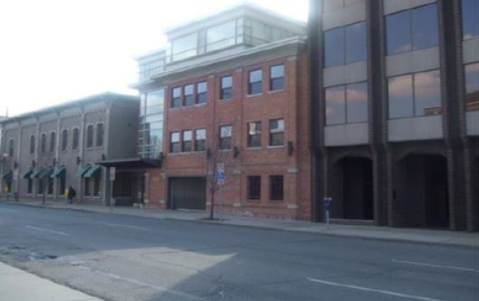
//> input picture test_imgs/low_entropy.bmp, 479 x 301 px
$ ./test_lz   (built with g++ and OpenCV 4)
//> lines starting //> are read from the running program, lines starting //| are printed output that depends on the picture
### lossless/lempel_ziv.hpp
#pragma once

#include <opencv2/opencv.hpp>

#include <fstream>
#include <array>
#include <string>

#define MAX_LZ_DICT_SZ 512
#define NUM_SINGLE_SYMBOLS 256
#define CODE_BITS 9

struct TrieNode {
    std::array<std::unique_ptr<TrieNode>, NUM_SINGLE_SYMBOLS> children;
    int end_of_symbol = -1;
    // whether the current trie node represents the end of a symbol in the encoding string;
    // if it does not, this field is -1, else the code of the symbol set that ends in this node.
};

class Trie {
    std::unique_ptr<TrieNode> root;
    int last_idx = NUM_SINGLE_SYMBOLS - 1;
    public:
        Trie() {
            root = std::make_unique<TrieNode>();
        }

        TrieNode* getRoot() {return root.get();}
        void insert(const cv::Mat& A, int start_idx, int end_idx);
        void insert(const int i);
        bool search(const cv::Mat& A, int start_idx, int end_idx);
        bool startsWith(const cv::Mat& A, int start_idx, int end_idx);
        int size() const { return last_idx + 1; }
};

void lz_encode(const cv::Mat& A, const std::string& fileName);
cv::Mat lz_decode(int rows,
                    int cols,
                    int channels,
                    int depth,
                    const std::string& inFile);

### metrics.hpp
#pragma once

#include <opencv2/opencv.hpp>

#include <string>
#include <sstream>
#include <stdexcept>

namespace metrics {
    double MSE(cv::Mat& x, cv::Mat& y);
    double SNR(cv::Mat& x, cv::Mat& y);
    double PSNR(cv::Mat& x, cv::Mat& y);
}

### lossless/lempel_ziv.cpp
#include "lempel_ziv.hpp"

void Trie::insert(const cv::Mat& A, int start_idx, int end_idx) {
    // Treat the matrix as a 1D array while traversing it
    TrieNode* current = root.get();

    for (int i = start_idx; i <= end_idx; i++) {
        int idx = A.data[i];
        if (!current->children[idx]) {
            current->children[idx] = std::make_unique<TrieNode>();
        }
        current = current->children[idx].get();
    }

    current->end_of_symbol = ++last_idx;
}

void Trie::insert(const int i){
    root->children[i] = std::make_unique<TrieNode>();
    root->children[i]->end_of_symbol = i;
}

// [22 lines left out: functions search, startsWith, not called in this run]

void lz_encode(const cv::Mat& A, const std::string& fileName) {
    /*
    Lempel-Ziv encoding is a form of lossless encoding which
    1. assigns a fixed length codeword to a variable length of symbols.
    2. Unlike Huffman coding and arithmetic coding, does not require a priori
    knowledge of the probabilities of the source symbols.

    The dictionary that we will maintain is implemented in the form of a trie.
    */

    std::ofstream output(fileName, std::ios::binary);
    if (!output.is_open()) {
        throw std::ios_base::failure("Could not open output file");
    }

    if (!A.isContinuous() || A.depth() != CV_8U) {
        throw std::runtime_error("Only continuous CV_8U Mat supported");
    }

    const int total = A.total() * A.channels();
    uchar* data = A.data;

    uint8_t buffer = 0;
    int bit_count = 0;

    auto write_bit = [&](int bit) {
        buffer = (buffer << 1) | bit;
        if (++bit_count == 8) {
            output.put(buffer);
            buffer = 0;
            bit_count = 0;
        }
    };

    auto write_code = [&](int code) {
        for (int i = CODE_BITS - 1; i >= 0; --i)
            write_bit((code >> i) & 1);
    };

    Trie trie;

    for (int i = 0; i < 256; i++) {
        trie.insert(i);
    }

    int idx = 0;

    while (idx < total) {
        TrieNode* current = trie.getRoot();
        int last_code = -1;
        int start = idx;

        while (idx < total && current->children[data[idx]]) {
            current = current->children[data[idx]].get();
            last_code = current->end_of_symbol;
            idx++;
        }

        write_code(last_code);
        if (idx < total) {
            if (trie.size() < (1 << CODE_BITS)) {
                trie.insert(A, start, idx);
            }
        }
    }

    if (bit_count > 0) {
        buffer <<= (8 - bit_count);
        output.put(buffer);
    }

    output.close();
}

cv::Mat lz_decode(int rows,
                  int cols,
                  int channels,
                  int depth,
                  const std::string& inFile) {
    std::ifstream input(inFile, std::ios::binary);
    if (!input.is_open()) {
        throw std::ios_base::failure("Could not open file");
    }

    uint8_t buffer = 0;
    int bits_left = 0;

    auto read_bit = [&]() -> int {
        if (bits_left == 0) {
            int c = input.get();
            if (c == std::char_traits<char>::eof()) return -1;
            buffer    = static_cast<uint8_t>(c);
            bits_left = 8;
        }
        return (buffer >> --bits_left) & 1;
    };

    auto read_code = [&]() -> int {
        int code = 0;
        for (int i = 0; i < CODE_BITS; ++i) {
            int bit = read_bit();
            if (bit < 0) return -1;
            code = (code << 1) | bit;
        }
        return code;
    };


    std::vector<std::vector<uchar>> dict;
    dict.reserve(1 << CODE_BITS);
    for (int i = 0; i < 256; ++i)
        dict.push_back({static_cast<uchar>(i)});

    const size_t total = static_cast<size_t>(rows) * cols * channels;
    std::vector<uchar> output_data;
    output_data.reserve(total);

    int code = read_code();
    if (code < 0 || code >= static_cast<int>(dict.size()))
        return cv::Mat::zeros(rows, cols, CV_MAKETYPE(depth, channels));

    std::vector<uchar> prev = dict[code];
    output_data.insert(output_data.end(), prev.begin(), prev.end());

    while (output_data.size() < total) {
        code = read_code();
        if (code < 0) break;

        std::vector<uchar> entry;

        if (code < static_cast<int>(dict.size())) {
            // Normal case: code already in dictionary
            entry = dict[code];

        } else if (code == static_cast<int>(dict.size())) {
            entry = prev;
            entry.push_back(prev[0]);

        } else {
            throw std::runtime_error("Corrupt LZW stream: unexpected code " +
                                     std::to_string(code));
        }

        for (uchar b : entry) {
            if (output_data.size() >= total) break;
            output_data.push_back(b);
        }

        if (static_cast<int>(dict.size()) < (1 << CODE_BITS)) {
            std::vector<uchar> new_entry = prev;
            new_entry.push_back(entry[0]);
            dict.push_back(std::move(new_entry));
        }

        prev = std::move(entry);
    }

    cv::Mat result(rows, cols, CV_MAKETYPE(depth, channels));
    std::memcpy(result.data,
                output_data.data(),
                std::min(output_data.size(), total));

    return result;
}

### metrics.cpp
#include "metrics.hpp"

double metrics::MSE(cv::Mat& x, cv::Mat& y){
    if(x.cols != y.cols || x.rows != y.rows){
        std::stringstream ss;
        ss << "The shapes of the input matrices do not match; the shapes are ("
        << x.rows << ", " << x.cols << ") and ("
        << y.rows << ", " << y.cols << ")";
        throw std::invalid_argument(ss.str());
    }

    cv::Mat x_float, y_float;
    x.convertTo(x_float, CV_64F);
    y.convertTo(y_float, CV_64F);

    cv::Mat diff;
    cv::absdiff(x_float, y_float, diff);
    diff = diff.mul(diff);

    cv::Scalar mean_val = cv::mean(diff);

    // Now sum over all the channels
    double mse = 0.0;
    for (int i = 0; i < diff.channels(); ++i) {
        mse += mean_val[i];
    }

    return mse;
}

double metrics::SNR(cv::Mat& x, cv::Mat& y){
    /*
    If we model SNR to be between a "ground truth" image and
    an "approximate reconstruction" image, then input y as the
    ground truth.
    */
    if(x.cols != y.cols || x.rows != y.rows){
        std::stringstream ss;
        ss << "The shapes of the input matrices do not match; the shapes are ("
        << x.rows << ", " << x.cols << ") and ("
        << y.rows << ", " << y.cols << ")";
        throw std::invalid_argument(ss.str());
    }

    cv::Mat x_float, y_float;
    x.convertTo(x_float, CV_64F);
    y.convertTo(y_float, CV_64F);

    // Calculate the error for the denominator
    cv::Mat diff;
    cv::absdiff(x_float, y_float, diff);
    diff = diff.mul(diff);

    cv::Scalar sq_err = cv::sum(diff);

    // Now sum over all the channels
    double denominator = 0.0;
    for (int i = 0; i < diff.channels(); ++i) {
        denominator += sq_err[i];
    }

    // Calculate the numerator
    y_float = y_float.mul(y_float);
    cv::Scalar sum_squares = cv::sum(y_float);

    double numerator = 0.0;
    for (int i = 0; i < y_float.channels(); ++i) {
        numerator += sum_squares[i];
    }

    return 20 * log10(numerator / denominator);
}

double metrics::PSNR(cv::Mat& x, cv::Mat& y){
    /*
    If we model SNR to be between a "ground truth" image and
    an "approximate reconstruction" image, then input y as the
    ground truth.
    */
    if(x.cols != y.cols || x.rows != y.rows){
        std::stringstream ss;
        ss << "The shapes of the input matrices do not match; the shapes are ("
        << x.rows << ", " << x.cols << ") and ("
        << y.rows << ", " << y.cols << ")";
        throw std::invalid_argument(ss.str());
    }

    cv::Mat x_float, y_float;
    x.convertTo(x_float, CV_64F);
    y.convertTo(y_float, CV_64F);

    // Calculate the error for the denominator
    cv::Mat diff;
    cv::absdiff(x_float, y_float, diff);
    diff = diff.mul(diff);

    cv::Scalar sq_err = cv::sum(diff);

    // Now sum over all the channels
    double denominator = 0.0;
    for (int i = 0; i < diff.channels(); ++i) {
        denominator += sq_err[i];
    }

    // I separated out these two values so that 255 * 255 * rows * cols does not get too large.
    return 40 * log10(255) + 20 * log10((double)(x_float.rows * x_float.cols) / denominator);
}

### tests/test_lz.cpp
#include <opencv2/opencv.hpp>
#include <iostream>
#include <filesystem>

#include "../metrics.hpp"
#include "../lossless/lempel_ziv.hpp"

int main() {
    cv::Mat img = cv::imread("../test_imgs/low_entropy.bmp", cv::IMREAD_COLOR);
//> img is the input picture: 301 rows x 479 cols, CV_8UC3; mean B, G, R 127.8, 117.6, 113.3
    if (img.empty()) {
        std::cerr << "Error: could not load image\n";
        return -1;
    }

    std::cout << "Width: " << img.cols
              << " Height: " << img.rows
              << " Channels: " << img.channels() << std::endl;
//| Width: 479 Height: 301 Channels: 3
    cv::imshow("Display", img);
    cv::waitKey(0);

    cv::Mat A = (cv::Mat_<uchar>(2, 4) <<
        32, 32, 34, 32,
        34, 32, 32, 33
    );

    lz_encode(img, "intermediate.txt");
//> the loop in lz_encode, `while (idx < total)` made 383561 passes
//> (start, idx) on passes 61 to 72: (722, 723), (723, 725), (725, 726), (726, 728), (728, 729), (729, 731), (731, 732), (732, 734), (734, 735), (735, 736), (736, 737), (737, 738)
//> (start, last_code, idx) on passes 2 to 7: (1, 256, 3), (3, 257, 6), (6, 258, 10), (10, 259, 15), (15, 260, 21), (21, 261, 28)
//> after the loop in lz_encode, `while (idx < total)`: idx = 432537
    cv::Mat out = lz_decode(img.rows, img.cols, img.channels(), img.depth(), "intermediate.txt");

    cv::imshow("Decoded", out);
    cv::waitKey(0);

    std::filesystem::path p{"../test_imgs/low_entropy.bmp"};
    // Returns file size in bytes as std::uintmax_t
    auto init_size = std::filesystem::file_size(p);
    std::cout << "Original file size: " << init_size << " bytes\n";

    std::filesystem::path q{"intermediate.txt"};
    auto fin_size = std::filesystem::file_size(q);
    std::cout << "Encoded file size: " << fin_size << " bytes\n";

    std::cout << "Total reduction = " << (init_size - fin_size) * 100 / init_size << "%\n";

    std::cout << "\nThe MSE of the original image with reference to the reconstructed is "
              << metrics::MSE(img, out);
//> in MSE, `cv::absdiff(x_float, y_float, diff);`: diff: 301 rows x 479 cols, CV_64FC3; every value is 0
//> in MSE, `cv::Scalar mean_val = cv::mean(diff);`: mean_val = Scalar(0)
//> after the loop in MSE, `for (int i = 0; i < diff.channels(); ++i)`: mse = 0
//| The MSE of the original image with reference to the reconstructed is 0
    std::cout << "\nThe SNR of the original image with reference to the reconstructed is "
              << metrics::SNR(img, out);
//> in SNR, `cv::Scalar sq_err = cv::sum(diff);`: sq_err = Scalar(0)
//> after the loop in SNR, `for (int i = 0; i < diff.channels(); ++i)`: denominator = 0
//> in SNR, `y_float = y_float.mul(y_float);`:
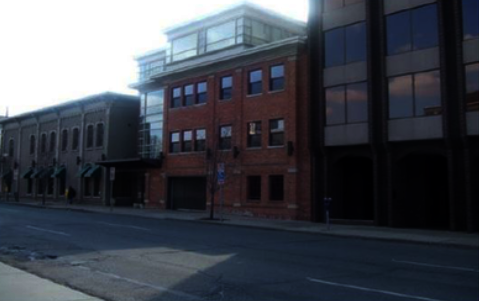
//> y_float: 301 rows x 479 cols, CV_64FC3; mean B, G, R 20392.7, 18177.9, 17108.6; drawn with min black and max white
//> in SNR, `cv::Scalar sum_squares = cv::sum(y_float);`: sum_squares = Scalar(2.94e+09, 2.62e+09, 2.47e+09)
//> the loop in SNR, `for (int i = 0; i < y_float.channels(); ++i)` made 3 passes
//> numerator on passes 1 to 3: 2.94e+09, 5.56e+09, 8.03e+09
//> after the loop in SNR, `for (int i = 0; i < y_float.channels(); ++i)`: numerator = 8.03e+09
//| The SNR of the original image with reference to the reconstructed is inf
    std::cout << "\nThe PSNR of the original image with reference to the reconstructed is "
              << metrics::PSNR(img, out);
//> in PSNR, `cv::Scalar sq_err = cv::sum(diff);`: sq_err = Scalar(0)
//> after the loop in PSNR, `for (int i = 0; i < diff.channels(); ++i)`: denominator = 0
//| The PSNR of the original image with reference to the reconstructed is inf
    return 0;
}

$ run again, with test_imgs/512x512.bmp copied over test_imgs/low_entropy.bmp
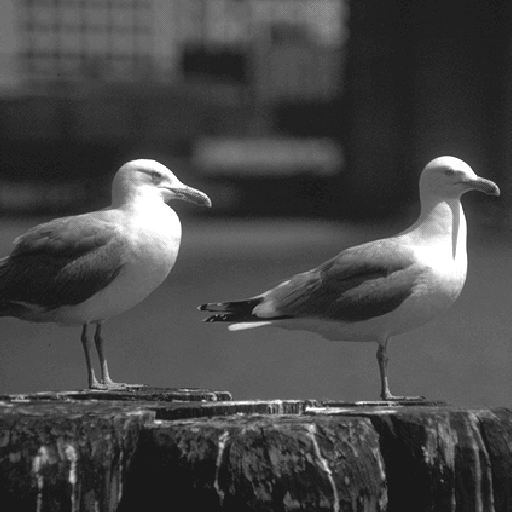
//> input picture test_imgs/512x512.bmp, 512 x 512 px
//> img is the input picture: 512 rows x 512 cols, CV_8UC3; min 24, max 255, mean 71.8
//| Width: 512 Height: 512 Channels: 3
//> the loop in lz_encode, `while (idx < total)` made 573862 passes
//> (start, idx) on passes 61 to 68: (165, 168), (168, 169), (169, 171), (171, 173), (173, 174), (174, 179), (179, 183), (183, 186)
//> after the loop in lz_encode, `while (idx < total)`: idx = 786432
//> diff: 512 rows x 512 cols, CV_64FC3; every value is 0
//> mean_val = Scalar(0)
//> after the loop in MSE, `for (int i = 0; i < diff.channels(); ++i)`: mse = 0
//| The MSE of the original image with reference to the reconstructed is 0
//> in SNR, `cv::Scalar sq_err = cv::sum(diff);`: sq_err = Scalar(0)
//> after the loop in SNR, `for (int i = 0; i < diff.channels(); ++i)`: denominator = 0
//> in SNR, `y_float = y_float.mul(y_float);`:
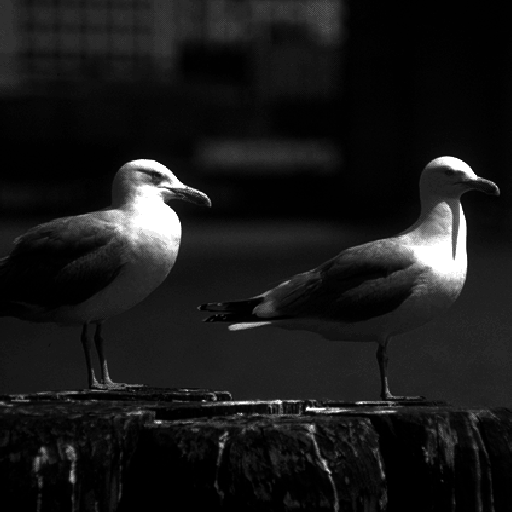
//> y_float: 512 rows x 512 cols, CV_64FC3; min 576, max 65025, mean 7011; drawn with min black and max white
//> sum_squares = Scalar(1.84e+09, 1.84e+09, 1.84e+09)
//> the loop in SNR, `for (int i = 0; i < y_float.channels(); ++i)` made 3 passes
//> numerator on passes 1 to 3: 1.84e+09, 3.68e+09, 5.51e+09
//> after the loop in SNR, `for (int i = 0; i < y_float.channels(); ++i)`: numerator = 5.51e+09
//| The SNR of the original image with reference to the reconstructed is inf
//> in PSNR, `cv::Scalar sq_err = cv::sum(diff);`: sq_err = Scalar(0)
//> after the loop in PSNR, `for (int i = 0; i < diff.channels(); ++i)`: denominator = 0
//| The PSNR of the original image with reference to the reconstructed is inf

$ run again, with test_imgs/test_img.bmp copied over test_imgs/low_entropy.bmp
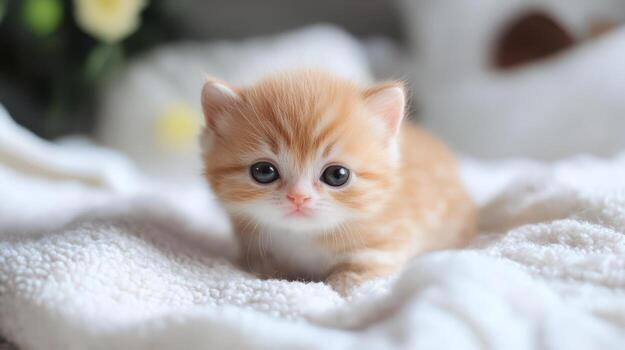
//> input picture test_imgs/test_img.bmp, 625 x 350 px
//> img is the input picture: 350 rows x 625 cols, CV_8UC3; mean B, G, R 168, 169.5, 173
//| Width: 625 Height: 350 Channels: 3
//> the loop in lz_encode, `while (idx < total)` made 651274 passes
//> (start, idx) on passes 61 to 68: (63, 64), (64, 65), (65, 67), (67, 68), (68, 69), (69, 70), (70, 71), (71, 72)
//> after the loop in lz_encode, `while (idx < total)`: idx = 656250
//> diff: 350 rows x 625 cols, CV_64FC3; every value is 0
//> mean_val = Scalar(0)
//> after the loop in MSE, `for (int i = 0; i < diff.channels(); ++i)`: mse = 0
//| The MSE of the original image with reference to the reconstructed is 0
//> in SNR, `cv::Scalar sq_err = cv::sum(diff);`: sq_err = Scalar(0)
//> after the loop in SNR, `for (int i = 0; i < diff.channels(); ++i)`: denominator = 0
//> in SNR, `y_float = y_float.mul(y_float);`:
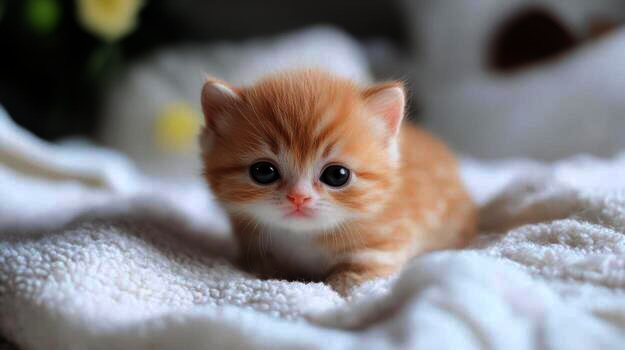
//> y_float: 350 rows x 625 cols, CV_64FC3; mean B, G, R 32325.5, 32044.4, 33050.4; drawn with min black and max white
//> sum_squares = Scalar(7.07e+09, 7.01e+09, 7.23e+09)
//> the loop in SNR, `for (int i = 0; i < y_float.channels(); ++i)` made 3 passes
//> numerator on passes 1 to 3: 7.07e+09, 1.41e+10, 2.13e+10
//> after the loop in SNR, `for (int i = 0; i < y_float.channels(); ++i)`: numerator = 2.13e+10
//| The SNR of the original image with reference to the reconstructed is inf
//> in PSNR, `cv::Scalar sq_err = cv::sum(diff);`: sq_err = Scalar(0)
//> after the loop in PSNR, `for (int i = 0; i < diff.channels(); ++i)`: denominator = 0
//| The PSNR of the original image with reference to the reconstructed is inf
